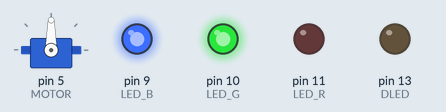
Recording of a sketch running on a simulated Arduino Uno, built with avr-gcc and run on an emulated ATmega328P. Parts: servo, output pins drawn as LEDs (lit = HIGH). What the sketch prints to the serial monitor is not drawn.

Above: at 0.1 s.
At 39.87 s:
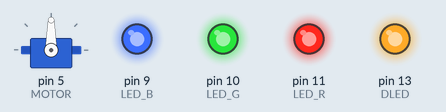
Timing chart, 0 to 40.0 s (numbered marks = the images above):
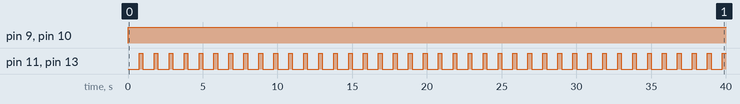

The sketch:

motors.ino
```cpp
#include <Servo.h>

#define LED_R 11
#define LED_G 10
#define LED_B 9
#define DLED 13

unsigned long sTime;
unsigned long tTime;
unsigned long sTimeR;
unsigned long tTimeR;
int interval = 1000;
int onTimeForLED = 250;
int offTimeForLED = 750;
int onTimeForLEDR = 250;
int offTimeForLEDR = 750;
int ledState = LOW;
int ledStateR = 0;

#define BUTTON 8

#define MOTOR 5
Servo servo;
int angle = 0;

bool btnPressed = false;
int state = 0;

void setup() {
  // put your setup code here, to run once:
  Serial.begin(57600);
  servo.attach(MOTOR);
  pinMode(BUTTON, INPUT);
  pinMode(DLED, OUTPUT);
  pinMode(LED_B, OUTPUT);
  pinMode(LED_G, OUTPUT);
  pinMode(LED_R, OUTPUT);

  sTime = millis();
  sTimeR = millis();
}

void loop() {
  // put your main code here, to run repeatedly:
  tTime = millis() - sTime;
  tTimeR = millis() - sTimeR;

  if(ledState == HIGH && tTime >= onTimeForLED) {
    ledState = LOW;
    sTime = millis();
    tTime = 0;

  } else if (ledState == LOW && tTime >= offTimeForLED) {
    ledState = HIGH;
    sTime = millis();
    tTime = 0;
  }

  if(ledStateR == 255 && tTimeR >= onTimeForLEDR) {
    ledStateR = 0;
    sTimeR = millis();
    tTimeR = 0;

  } else if (ledStateR == 0 && tTimeR >= offTimeForLEDR) {
    ledStateR = 255;
    sTimeR = millis();
    tTimeR = 0;
  }
  digitalWrite(DLED, ledState);
  analogWrite(LED_R, ledStateR);
  analogWrite(LED_G, 255);
  analogWrite(LED_B, 255);

  Serial.println(ledState);
}
```

Measured:
- by itself, pin 9 (LED_B), pin 10 (LED_G): LOW → HIGH at 0.00 s
- by itself, pin 11 (LED_R), pin 13 (DLED): alternates HIGH for 0.25 s and LOW for 0.75 s
